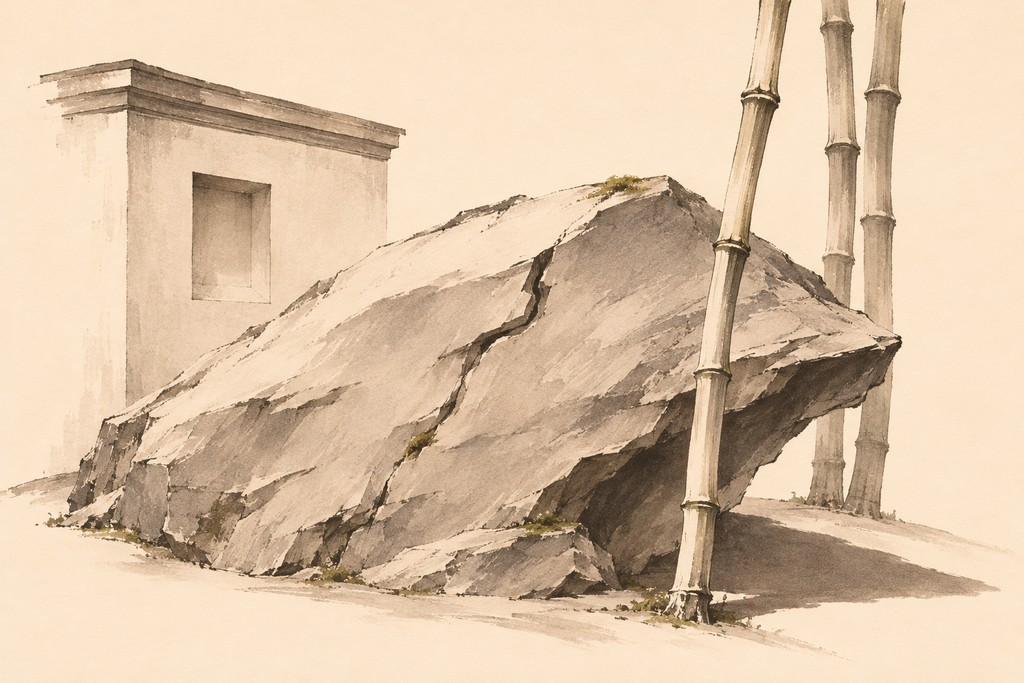
#> input picture cells/lab/devtools/splats/targets/composed-resolved.jpg, 1024 x 683 px; its folder holds 3 pictures in this run
$ python splats-field-ref.py
#> lines starting #> are read from the running program, lines starting #| are printed output that depends on the picture
# A reference study's darkness, as a teacher for the fitted field (python3 cells/lab/devtools/splats-field-ref.py
# [resolved|intermediate|sparse]): the whole study at the field's resolution (192 × 128, its own 3:2), 0 paper … 1 ink,
# its paper and ink levels from its own lightness. It isn't warped: it's given its own camera instead
# (splats-field-refcam.mjs, from landmarks). Writes devtools/out/field/ref-<state>-raw.json.
import json, sys, numpy as np
from PIL import Image
state = sys.argv[1] if len(sys.argv) > 1 else 'resolved'
base = __file__.rsplit('/', 1)[0]
W, H = 192, 128
im = Image.open(f'{base}/splats/targets/composed-{state}.jpg').convert('L')
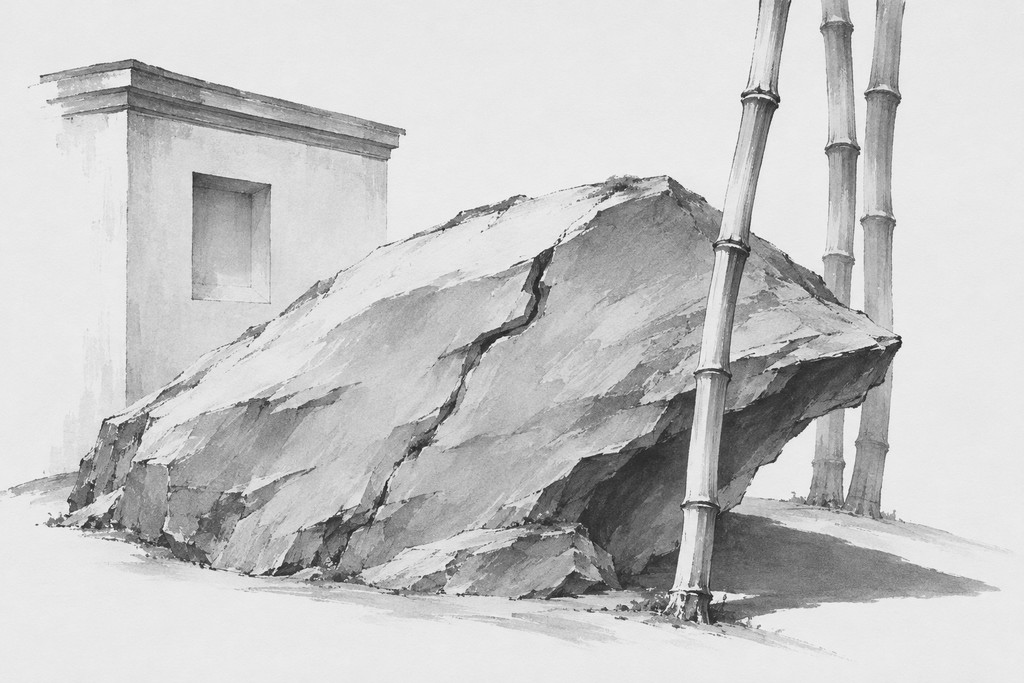
#> im: PIL image 1024x683 L; min 27, max 251, mean 198.4
a = np.asarray(im.resize((W, H), Image.LANCZOS), dtype=np.float32) / 255
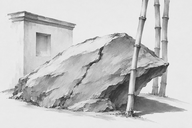
#> a: shape (128, 192) float32; min 0.165, max 0.969, mean 0.778
paper, ink = np.percentile(a, 90), np.percentile(a, 0.5)
#> paper = 0.918; ink = 0.231
D = np.clip((paper - a) / (paper - ink), 0, 1)
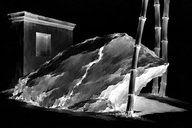
#> D: shape (128, 192) float32; min 0, max 1, mean 0.203
json.dump({'state': state, 'w': W, 'h': H, 'D': [round(float(x), 3) for x in D.ravel()], 'paper': round(float(paper), 3), 'ink': round(float(ink), 3)}, open(f'{base}/out/field/ref-{state}-raw.json', 'w'))
print(f'{state}: paper {paper:.3f}, ink {ink:.3f}, mean darkness {D.mean():.3f}')
#| resolved: paper 0.918, ink 0.231, mean darkness 0.203
